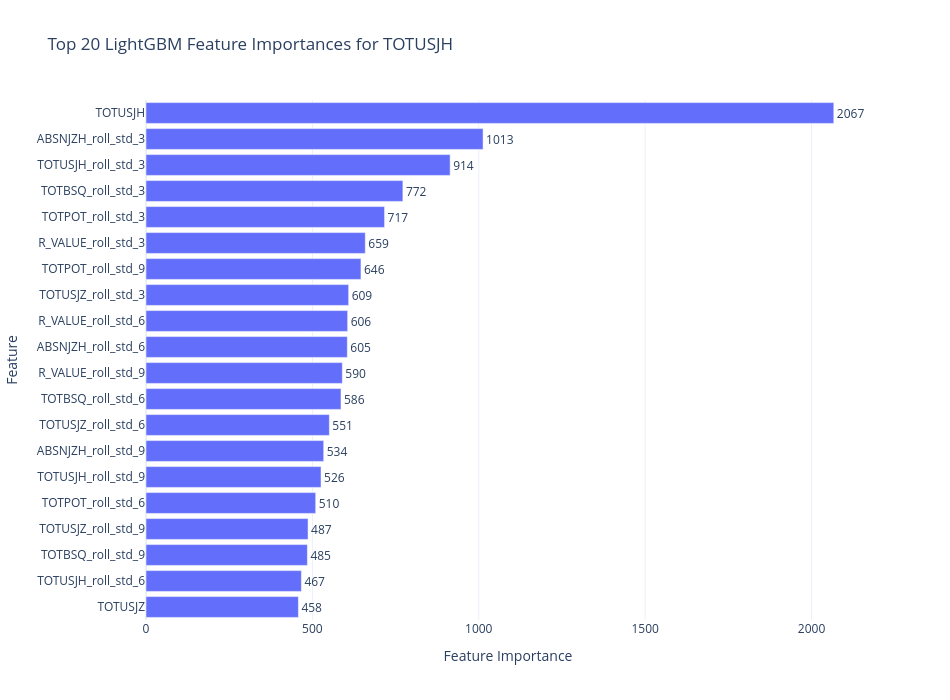
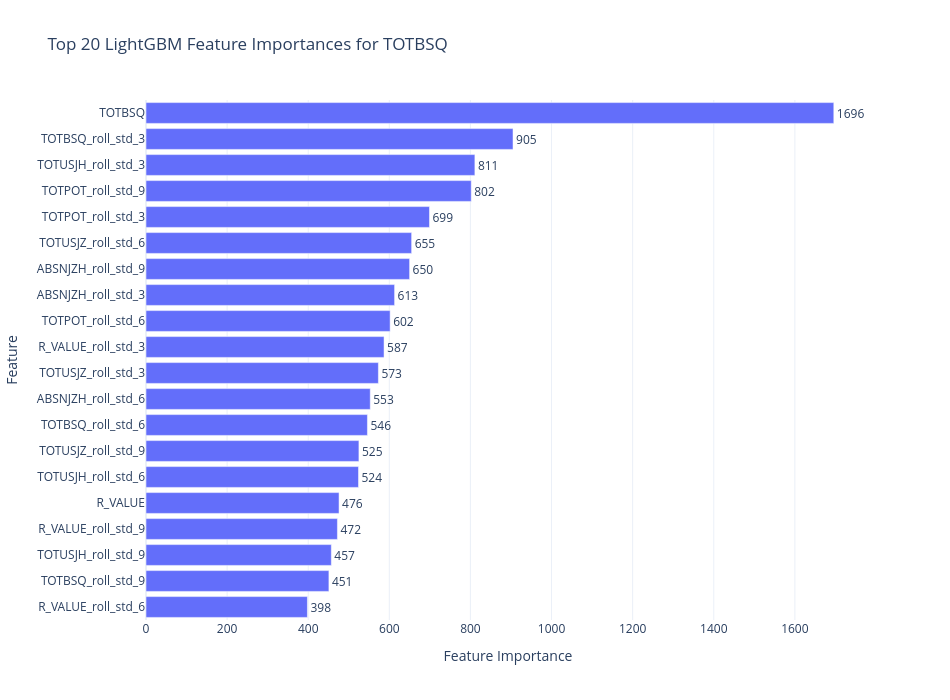
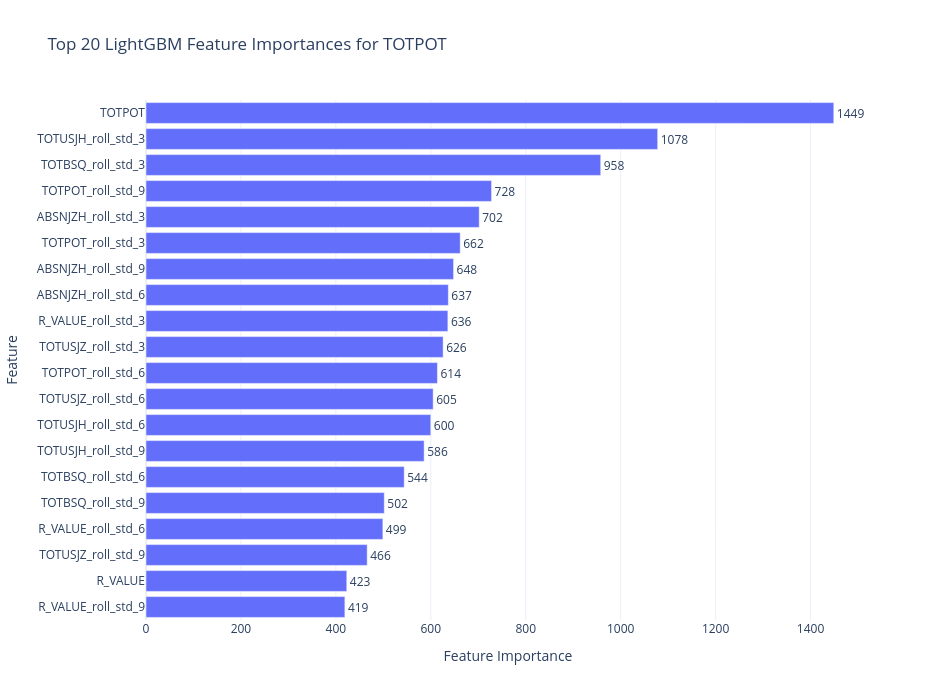
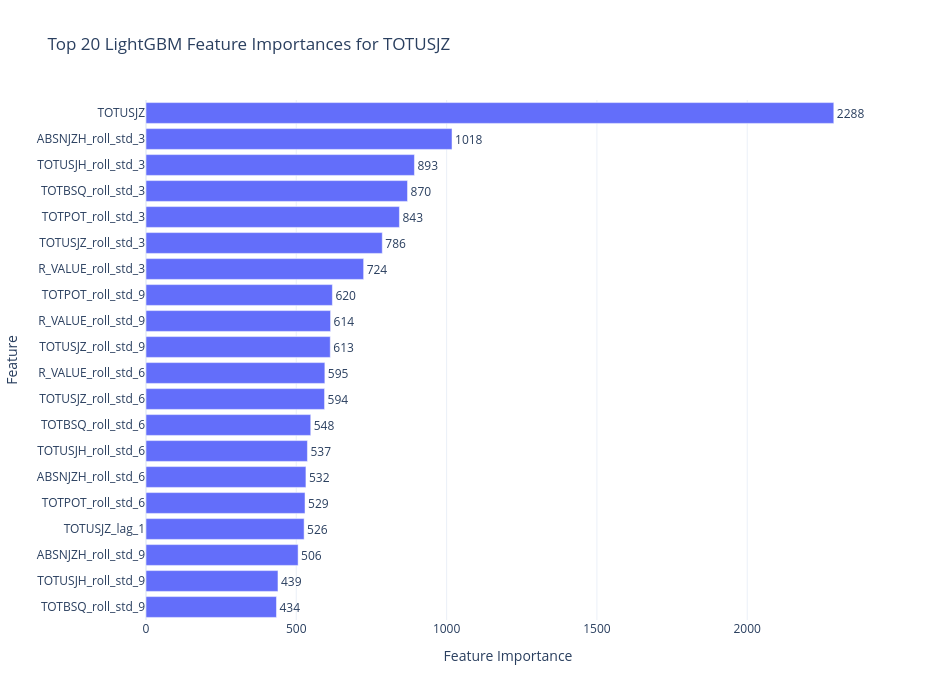

The code cell stored with these charts, in order, in its notebook:
### Code cell
TARGETS

for targ in TARGETS:
    mpl_to_plotly(targ)

### Figure 1 — Plotly figure (JSON) as saved in the notebook; plotly's stock layout.template omitted (floating-point values rounded to 4 significant figures)
{"data": [{"hovertemplate": "Importance=%{text}<br>Feature=%{y}<extra></extra>", "legendgroup": "", "marker": {"color": "#636efa", "pattern": {"shape": ""}}, "name": "", "orientation": "h", "showlegend": false, "text": [458.0, 467.0, 485.0, 487.0, 510.0, 526.0, 534.0, 551.0, 586.0, 590.0, 605.0, 606.0, 609.0, 646.0, 659.0, 717.0, 772.0, 914.0, 1013.0, 2067.0], "textposition": "outside", "texttemplate": "%{text}", "type": "bar", "x": [458, 467, 485, 487, 510, 526, 534, 551, 586, 590, 605, 606, 609, 646, 659, 717, 772, 914, 1013, 2067], "xaxis": "x", "y": ["TOTUSJZ", "TOTUSJH_roll_std_6", "TOTBSQ_roll_std_9", "TOTUSJZ_roll_std_9", "TOTPOT_roll_std_6", "TOTUSJH_roll_std_9", "ABSNJZH_roll_std_9", "TOTUSJZ_roll_std_6", "TOTBSQ_roll_std_6", "R_VALUE_roll_std_9", "ABSNJZH_roll_std_6", "R_VALUE_roll_std_6", "TOTUSJZ_roll_std_3", "TOTPOT_roll_std_9", "R_VALUE_roll_std_3", "TOTPOT_roll_std_3", "TOTBSQ_roll_std_3", "TOTUSJH_roll_std_3", "ABSNJZH_roll_std_3", "TOTUSJH"], "yaxis": "y"}], "layout": {"barmode": "relative", "height": 700, "legend": {"tracegroupgap": 0}, "title": {"text": "Top 20 LightGBM Feature Importances for TOTUSJH"}, "width": 950, "xaxis": {"anchor": "y", "domain": [0, 1], "title": {"text": "Feature Importance"}}, "yaxis": {"anchor": "x", "domain": [0, 1], "title": {"text": "Feature"}}}}

### Figure 2 — Plotly figure (JSON) as saved in the notebook; plotly's stock layout.template omitted (floating-point values rounded to 4 significant figures)
{"data": [{"hovertemplate": "Importance=%{text}<br>Feature=%{y}<extra></extra>", "legendgroup": "", "marker": {"color": "#636efa", "pattern": {"shape": ""}}, "name": "", "orientation": "h", "showlegend": false, "text": [398.0, 451.0, 457.0, 472.0, 476.0, 524.0, 525.0, 546.0, 553.0, 573.0, 587.0, 602.0, 613.0, 650.0, 655.0, 699.0, 802.0, 811.0, 905.0, 1696.0], "textposition": "outside", "texttemplate": "%{text}", "type": "bar", "x": [398, 451, 457, 472, 476, 524, 525, 546, 553, 573, 587, 602, 613, 650, 655, 699, 802, 811, 905, 1696], "xaxis": "x", "y": ["R_VALUE_roll_std_6", "TOTBSQ_roll_std_9", "TOTUSJH_roll_std_9", "R_VALUE_roll_std_9", "R_VALUE", "TOTUSJH_roll_std_6", "TOTUSJZ_roll_std_9", "TOTBSQ_roll_std_6", "ABSNJZH_roll_std_6", "TOTUSJZ_roll_std_3", "R_VALUE_roll_std_3", "TOTPOT_roll_std_6", "ABSNJZH_roll_std_3", "ABSNJZH_roll_std_9", "TOTUSJZ_roll_std_6", "TOTPOT_roll_std_3", "TOTPOT_roll_std_9", "TOTUSJH_roll_std_3", "TOTBSQ_roll_std_3", "TOTBSQ"], "yaxis": "y"}], "layout": {"barmode": "relative", "height": 700, "legend": {"tracegroupgap": 0}, "title": {"text": "Top 20 LightGBM Feature Importances for TOTBSQ"}, "width": 950, "xaxis": {"anchor": "y", "domain": [0, 1], "title": {"text": "Feature Importance"}}, "yaxis": {"anchor": "x", "domain": [0, 1], "title": {"text": "Feature"}}}}

### Figure 3 — Plotly figure (JSON) as saved in the notebook; plotly's stock layout.template omitted (floating-point values rounded to 4 significant figures)
{"data": [{"hovertemplate": "Importance=%{text}<br>Feature=%{y}<extra></extra>", "legendgroup": "", "marker": {"color": "#636efa", "pattern": {"shape": ""}}, "name": "", "orientation": "h", "showlegend": false, "text": [419.0, 423.0, 466.0, 499.0, 502.0, 544.0, 586.0, 600.0, 605.0, 614.0, 626.0, 636.0, 637.0, 648.0, 662.0, 702.0, 728.0, 958.0, 1078.0, 1449.0], "textposition": "outside", "texttemplate": "%{text}", "type": "bar", "x": [419, 423, 466, 499, 502, 544, 586, 600, 605, 614, 626, 636, 637, 648, 662, 702, 728, 958, 1078, 1449], "xaxis": "x", "y": ["R_VALUE_roll_std_9", "R_VALUE", "TOTUSJZ_roll_std_9", "R_VALUE_roll_std_6", "TOTBSQ_roll_std_9", "TOTBSQ_roll_std_6", "TOTUSJH_roll_std_9", "TOTUSJH_roll_std_6", "TOTUSJZ_roll_std_6", "TOTPOT_roll_std_6", "TOTUSJZ_roll_std_3", "R_VALUE_roll_std_3", "ABSNJZH_roll_std_6", "ABSNJZH_roll_std_9", "TOTPOT_roll_std_3", "ABSNJZH_roll_std_3", "TOTPOT_roll_std_9", "TOTBSQ_roll_std_3", "TOTUSJH_roll_std_3", "TOTPOT"], "yaxis": "y"}], "layout": {"barmode": "relative", "height": 700, "legend": {"tracegroupgap": 0}, "title": {"text": "Top 20 LightGBM Feature Importances for TOTPOT"}, "width": 950, "xaxis": {"anchor": "y", "domain": [0, 1], "title": {"text": "Feature Importance"}}, "yaxis": {"anchor": "x", "domain": [0, 1], "title": {"text": "Feature"}}}}

### Figure 4 — Plotly figure (JSON) as saved in the notebook; plotly's stock layout.template omitted (floating-point values rounded to 4 significant figures)
{"data": [{"hovertemplate": "Importance=%{text}<br>Feature=%{y}<extra></extra>", "legendgroup": "", "marker": {"color": "#636efa", "pattern": {"shape": ""}}, "name": "", "orientation": "h", "showlegend": false, "text": [434.0, 439.0, 506.0, 526.0, 529.0, 532.0, 537.0, 548.0, 594.0, 595.0, 613.0, 614.0, 620.0, 724.0, 786.0, 843.0, 870.0, 893.0, 1018.0, 2288.0], "textposition": "outside", "texttemplate": "%{text}", "type": "bar", "x": [434, 439, 506, 526, 529, 532, 537, 548, 594, 595, 613, 614, 620, 724, 786, 843, 870, 893, 1018, 2288], "xaxis": "x", "y": ["TOTBSQ_roll_std_9", "TOTUSJH_roll_std_9", "ABSNJZH_roll_std_9", "TOTUSJZ_lag_1", "TOTPOT_roll_std_6", "ABSNJZH_roll_std_6", "TOTUSJH_roll_std_6", "TOTBSQ_roll_std_6", "TOTUSJZ_roll_std_6", "R_VALUE_roll_std_6", "TOTUSJZ_roll_std_9", "R_VALUE_roll_std_9", "TOTPOT_roll_std_9", "R_VALUE_roll_std_3", "TOTUSJZ_roll_std_3", "TOTPOT_roll_std_3", "TOTBSQ_roll_std_3", "TOTUSJH_roll_std_3", "ABSNJZH_roll_std_3", "TOTUSJZ"], "yaxis": "y"}], "layout": {"barmode": "relative", "height": 700, "legend": {"tracegroupgap": 0}, "title": {"text": "Top 20 LightGBM Feature Importances for TOTUSJZ"}, "width": 950, "xaxis": {"anchor": "y", "domain": [0, 1], "title": {"text": "Feature Importance"}}, "yaxis": {"anchor": "x", "domain": [0, 1], "title": {"text": "Feature"}}}}
